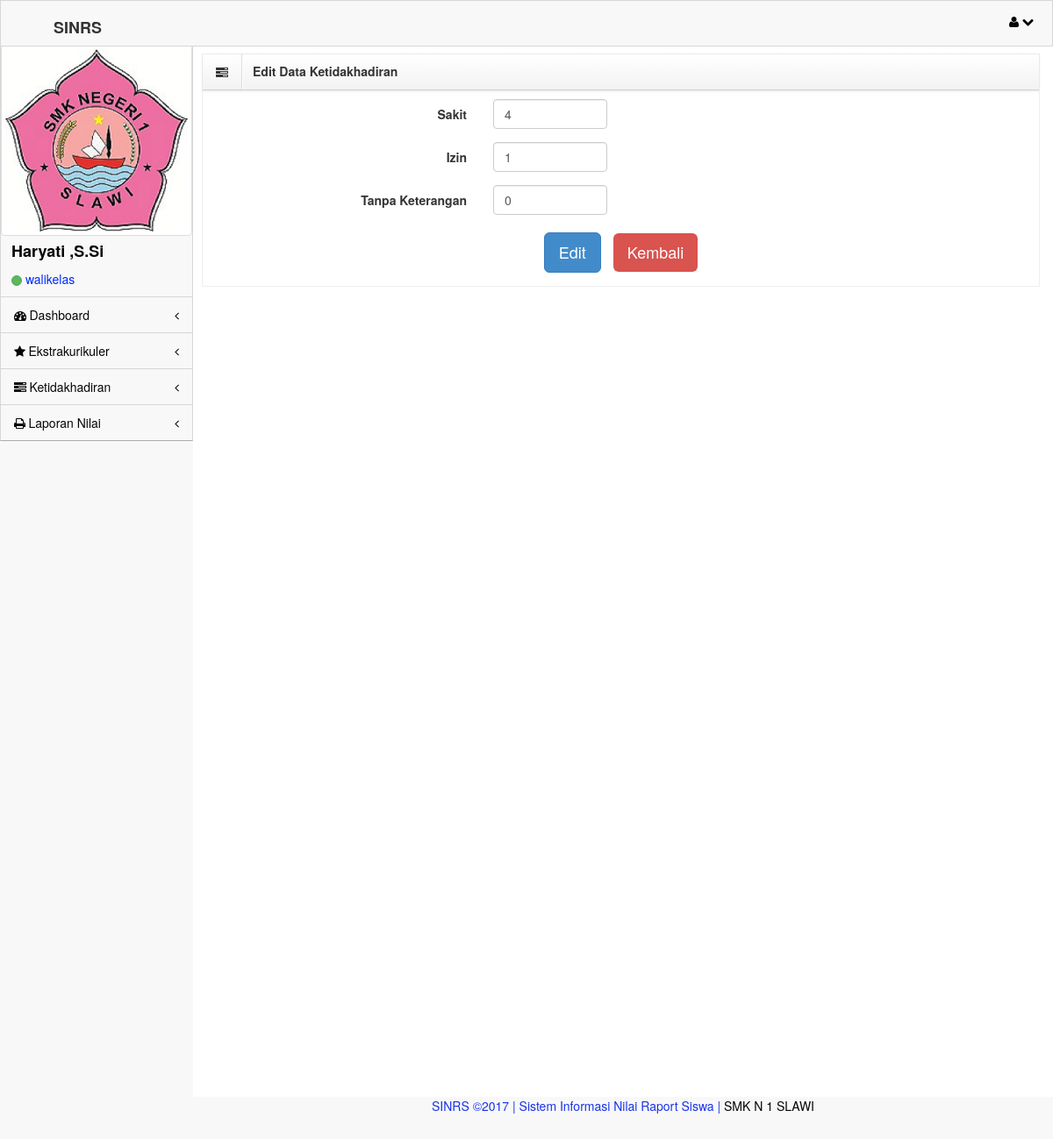
/walikelas/formedithadir.php?id_hadir=1 (signed in), run on the app's committed database.
### tables this page shows
CREATE TABLE IF NOT EXISTS `user` (
  `id` int(11) NOT NULL AUTO_INCREMENT,
  `id_guru` varchar(20) NOT NULL,
  `nama_lengkap` varchar(50) NOT NULL,
  `username` varchar(20) NOT NULL,
  `password` text NOT NULL,
  `hak_akses` varchar(20) NOT NULL,
  `kd_mapel` varchar(20) NOT NULL,
  PRIMARY KEY (`id`)
);

CREATE TABLE IF NOT EXISTS `ketidakhadiran` (
  `id_hadir` int(11) NOT NULL AUTO_INCREMENT,
  `id_siswa` varchar(20) NOT NULL,
  `sakit` varchar(3) NOT NULL,
  `izin` varchar(3) NOT NULL,
  `tnp_ket` varchar(3) NOT NULL,
  PRIMARY KEY (`id_hadir`)
);

### walikelas/formedithadir.php (the view, shortened to what this page needs)
<!DOCTYPE html>
 <html lang="en">
<head>
    <link rel="stylesheet" href="assets/plugins/bootstrap/css/bootstrap.css" />
    <link rel="stylesheet" href="assets/css/main.css" />
    <link rel="stylesheet" href="assets/css/theme.css" />
    <link rel="stylesheet" href="assets/css/MoneAdmin.css" />
    <link rel="stylesheet" href="assets/plugins/Font-Awesome/css/font-awesome.css" />
    <link rel="stylesheet" href="assets/plugins/validationengine/css/validationEngine.jquery.css" />
       <link rel="stylesheet" href="assets/plugins/validationengine/css/validationEngine.jquery.css" />
</head>
<body class="padTop53 " >
<?php
    if($_SESSION['walikelas'])
    {
        ?>
<?php
$id_hadir =$_GET['id_hadir'];
$query=mysql_query("SELECT * FROM `ketidakhadiran` WHERE id_hadir='$id_hadir'");
?>
    <div id="wrap" >
        <div id="top">
            <nav class="navbar navbar-inverse navbar-fixed-top " style="padding-top: 10px;">
                <header class="navbar-header">
                <h4><b>SINRS</b></h4>
                </header>
                <ul class="nav navbar-top-links navbar-right">
                    <li class="dropdown">
                        <a class="dropdown-toggle" data-toggle="dropdown" href="#">
                            <i class="icon-user "></i> <i class="icon-chevron-down "></i>
                        </a>
                    </li>
                </ul>
            </nav>
        </div>
<?php
include"m4.php";
?>
        <div id="content">
                <div class="inner">
                          <div class="row">
                        <div class="col-lg-12">
                            <div class="box">
                                <header>
                                    <div class="icons"><i class="icon-tasks"></i></div>
                                    <h5>Edit Data Ketidakhadiran</h5>
                                </header>
                                <div id="collapseOne" class="accordion-body collapse in body">
								<form action="edithadir.php" class="form-horizontal" method="post">
									<?php
									while($data=mysql_fetch_array($query))
								{
								?>
                                        <div class="form-group">
                                            <label class="control-label col-lg-4">Sakit</label>
                                            <div class="col-lg-2">
                                                <input type="number" id="sakit" name="sakit" value="<?php echo $data['sakit'];?>" class="form-control" />
                                            </div>
                                        </div>
                                        <div class="form-group">
                                            <label class="control-label col-lg-4">Izin</label>
                                            <div class="col-lg-2">
                                                <input type="number" id="izin" name="izin" value="<?php echo $data['izin'];?>" class="form-control" />
                                            </div>
                                        </div>
                                        <div class="form-group">
                                            <label class="control-label col-lg-4">Tanpa Keterangan</label>
                                            <div class="col-lg-2">
                                                <input type="number" id="tnp_ket" name="tnp_ket" value="<?php echo $data['tnp_ket'];?>" class="form-control" />
                                            </div>
                                        </div>
                                        <div class="form-actions no-margin-bottom" style="text-align:center;">
                                            <input type="submit" value="Edit" class="btn btn-primary btn-lg " />
                                            <a href=\"javascript:history.back()\"></a> <input type="submit" value="Kembali" class="btn btn-danger btn-lg btn-flat"  />
                                           </div>
										<?php } ?>
                                    </form>
                                </div>
                            </div>
                        </div>
                    </div>
    </div>
 <?php include('footer.php') ?>
  <?php
     }
 else{
    echo"<script>window.alert('Maaf Anda Harus Login Dulu !!!')
    window.location='../index.php'</script>";
}
?>

### walikelas/m4.php
   <div id="left" >
        <div class="media user-media well-small">
                <img class="media-object img-thumbnail user-img" alt="User Picture" src="assets/img/smean.PNG"/>
         <div class="media-body">
            <?php
              if(@$_SESSION['admin']) {
                $userlogin=@$_SESSION['admin'];
               }else if(@$_SESSION['guru']){
                $userlogin=@$_SESSION['guru'];
                }else if(@$_SESSION['walikelas']) {
                $userlogin=@$_SESSION['walikelas'];
            }
            $sql=mysql_query("SELECT * FROM `user` WHERE id='$userlogin'") or die(mysql_error());
            $cek   =mysql_fetch_array($sql);
            ?>
                <h5 class="media-heading"><?php echo $cek['nama_lengkap'];?> </h5>
                <ul class="list-unstyled user-info">
                    <li>
                         <a class="btn btn-success btn-xs btn-circle" style="width: 10px;height: 12px;"></a> <?php echo $cek['hak_akses'] ?>
                    </li>
                </ul>
            </div>
            <br />
        </div>
       <ul id="menu" class="collapse">
            <li class="panel ">
                <a href="index.php" data-parent="#menu" data-toggle="collapse" class="accordion-toggle" data-target="#component-nav">
                    <i class=" icon-dashboard"> </i> Dashboard
                    <span class="pull-right">
                      <i class="icon-angle-left"></i>
                    </span>
                </a>
            </li>
            <li class="panel ">
                <a href="ekstra.php" data-parent="#menu" data-toggle="collapse" class="accordion-toggle" data-target="#component-nav">
                    <i class="icon-star"> </i> Ekstrakurikuler
                    <span class="pull-right">
                      <i class="icon-angle-left"></i>
                    </span>
                </a>
            </li>
<li class="panel ">
                <a href="hadir.php" data-parent="#menu" data-toggle="collapse" class="accordion-toggle" data-target="#component-nav">
                    <i class="icon-tasks"> </i> Ketidakhadiran
                    <span class="pull-right">
                      <i class="icon-angle-left"></i>
                    </span>
                </a>
            </li>
<li class="panel ">
                <a href="formlaporan.php" data-parent="#menu" data-toggle="collapse" class="accordion-toggle" data-target="#component-nav">
                    <i class="icon-print"> </i> Laporan Nilai
                    <span class="pull-right">
                      <i class="icon-angle-left"></i>
                    </span>
                </a>
            </li>
        </ul>
    </div>

### assets/css/MoneAdmin.css (style rules this page uses)
body { background-color: #f8f8f8; }
.navbar-top-links li { display: inline-block; }
.navbar-top-links li:last-child { margin-right: 15px; }
.navbar-top-links li a { padding: 15px; border:1px solid #f8f8f8; padding:2px 5px 2px 5px; background-color:#f8f8f8; }
.btn-circle { width: 30px; height: 30px; padding: 6px 0; border-radius: 15px; text-align: center; font-size: 12px; line-height: 1.428571429; }

### data on the page
user: nama_lengkap "Haryati ,S.Si", hak_akses "walikelas"
ketidakhadiran: sakit "4", izin "1", tnp_ket "0"
